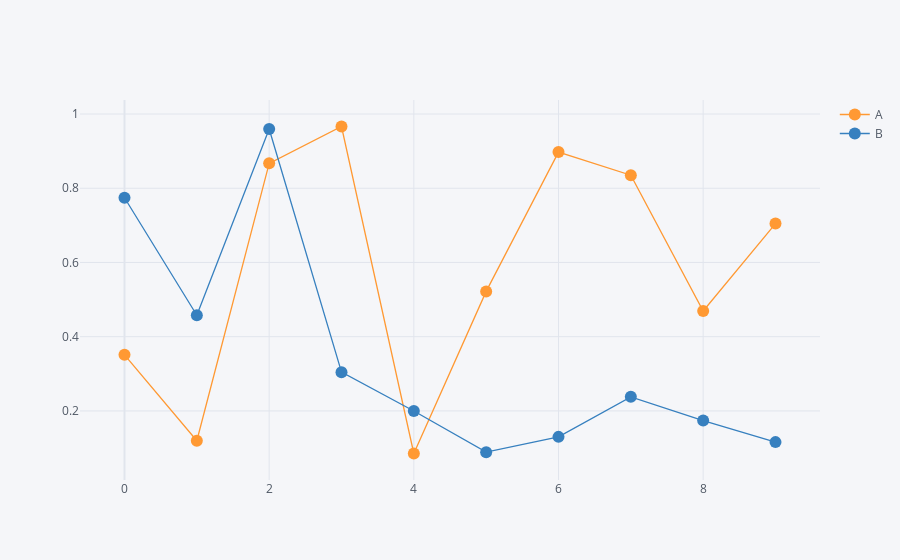

Notebook source saved alongside this figure:
### Markdown cell above
### 그래프 모양 변경하기

### Code cell
df.iplot(kind='scatter', mode='lines+markers')

### Figure 1 — Plotly figure (JSON) as saved in the notebook; plotly's stock layout.template omitted (floating-point values rounded to 4 significant figures)
{"data": [{"line": {"color": "rgba(255, 153, 51, 1.0)", "dash": "solid", "shape": "linear", "width": 1.3}, "marker": {"size": 12, "symbol": "circle"}, "mode": "lines+markers", "name": "A", "text": "", "type": "scatter", "x": [0, 1, 2, 3, 4, 5, 6, 7, 8, 9], "y": [0.3511, 0.1197, 0.8671, 0.9663, 0.0853, 0.5221, 0.8973, 0.835, 0.4691, 0.7047]}, {"line": {"color": "rgba(55, 128, 191, 1.0)", "dash": "solid", "shape": "linear", "width": 1.3}, "marker": {"size": 12, "symbol": "circle"}, "mode": "lines+markers", "name": "B", "text": "", "type": "scatter", "x": [0, 1, 2, 3, 4, 5, 6, 7, 8, 9], "y": [0.7743, 0.4577, 0.9596, 0.3045, 0.1998, 0.08888, 0.1301, 0.2379, 0.1742, 0.116]}], "layout": {"legend": {"bgcolor": "#F5F6F9", "font": {"color": "#4D5663"}}, "paper_bgcolor": "#F5F6F9", "plot_bgcolor": "#F5F6F9", "title": {"font": {"color": "#4D5663"}}, "xaxis": {"gridcolor": "#E1E5ED", "showgrid": true, "tickfont": {"color": "#4D5663"}, "title": {"font": {"color": "#4D5663"}, "text": ""}, "zerolinecolor": "#E1E5ED"}, "yaxis": {"gridcolor": "#E1E5ED", "showgrid": true, "tickfont": {"color": "#4D5663"}, "title": {"font": {"color": "#4D5663"}, "text": ""}, "zerolinecolor": "#E1E5ED"}}}
